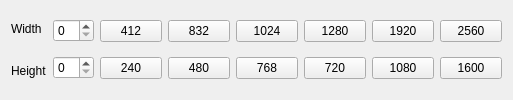
<?xml version="1.0" encoding="UTF-8"?>
<ui version="4.0">
 <class>ParaSelecter</class>
 <widget class="QWidget" name="ParaSelecter">
  <property name="geometry">
   <rect>
    <x>0</x>
    <y>0</y>
    <width>513</width>
    <height>100</height>
   </rect>
  </property>
  <property name="minimumSize">
   <size>
    <width>513</width>
    <height>100</height>
   </size>
  </property>
  <property name="maximumSize">
   <size>
    <width>594</width>
    <height>100</height>
   </size>
  </property>
  <property name="windowTitle">
   <string>paramset</string>
  </property>
  <layout class="QHBoxLayout" name="horizontalLayout_2">
   <item>
    <layout class="QHBoxLayout" name="horizontalLayout">
     <item>
      <layout class="QVBoxLayout" name="verticalLayout_3">
       <item>
        <widget class="QLabel" name="label">
         <property name="text">
          <string>Width</string>
         </property>
        </widget>
       </item>
       <item>
        <widget class="QLabel" name="label_2">
         <property name="text">
          <string>Height</string>
         </property>
        </widget>
       </item>
      </layout>
     </item>
     <item>
      <layout class="QVBoxLayout" name="verticalLayout_2">
       <item>
        <widget class="QSpinBox" name="spinBox_2"/>
       </item>
       <item>
        <widget class="QSpinBox" name="spinBox"/>
       </item>
      </layout>
     </item>
    </layout>
   </item>
   <item>
    <layout class="QGridLayout" name="gridLayout">
     <item row="0" column="0">
      <widget class="QPushButton" name="pushButton">
       <property name="text">
        <string>412</string>
       </property>
      </widget>
     </item>
     <item row="0" column="2">
      <widget class="QPushButton" name="pushButton_3">
       <property name="text">
        <string>1024</string>
       </property>
      </widget>
     </item>
     <item row="0" column="3">
      <widget class="QPushButton" name="pushButton_4">
       <property name="text">
        <string>1280</string>
       </property>
      </widget>
     </item>
     <item row="0" column="4">
      <widget class="QPushButton" name="pushButton_5">
       <property name="text">
        <string>1920</string>
       </property>
      </widget>
     </item>
     <item row="0" column="1">
      <widget class="QPushButton" name="pushButton_2">
       <property name="text">
        <string>832</string>
       </property>
      </widget>
     </item>
     <item row="0" column="5">
      <widget class="QPushButton" name="pushButton_6">
       <property name="text">
        <string>2560</string>
       </property>
      </widget>
     </item>
     <item row="1" column="0">
      <widget class="QPushButton" name="pushButton_7">
       <property name="text">
        <string>240</string>
       </property>
      </widget>
     </item>
     <item row="1" column="1">
      <widget class="QPushButton" name="pushButton_8">
       <property name="text">
        <string>480</string>
       </property>
      </widget>
     </item>
     <item row="1" column="2">
      <widget class="QPushButton" name="pushButton_9">
       <property name="text">
        <string>768</string>
       </property>
      </widget>
     </item>
     <item row="1" column="3">
      <widget class="QPushButton" name="pushButton_10">
       <property name="text">
        <string>720</string>
       </property>
      </widget>
     </item>
     <item row="1" column="4">
      <widget class="QPushButton" name="pushButton_11">
       <property name="text">
        <string>1080</string>
       </property>
      </widget>
     </item>
     <item row="1" column="5">
      <widget class="QPushButton" name="pushButton_12">
       <property name="text">
        <string>1600</string>
       </property>
      </widget>
     </item>
    </layout>
   </item>
  </layout>
  <zorder>verticalLayoutWidget</zorder>
  <zorder>spinBox_2</zorder>
  <zorder>label</zorder>
  <zorder>gridLayoutWidget</zorder>
 </widget>
 <layoutdefault spacing="6" margin="11"/>
 <resources/>
 <connections/>
</ui>
